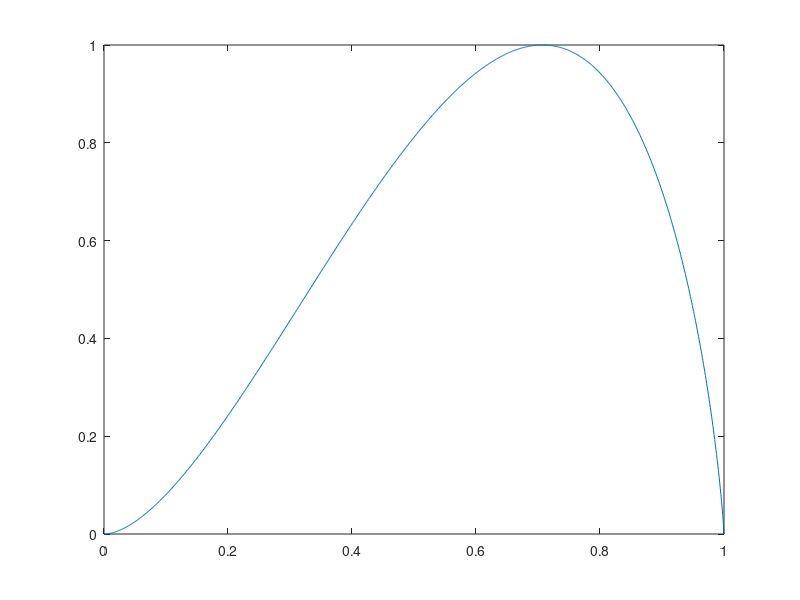

This chart was generated by the following MATLAB code:
clc; clear;
n=1000;
x=linspace(0,1,n);
Z = [1 0; 0 -1];
[evec, eval] = eig(Z);
v0 = evec(:,1)
v1 = evec(:,2)

% state (alpha|10>+ sqrt(1-alpha^2)|01>)
ket1=kron(v0,v1);
ket2=kron(v1,v0);

for i=1:n
  psi=x(i)*ket1+sqrt(1-x(i)^2)*ket2;
  dmatrix=psi*psi';
  reduced_dmatrix=[trace(dmatrix(1:2, 1:2)), trace(dmatrix(1:2,3:4));...
  trace(dmatrix(3:4, 1:2)), trace(dmatrix(3:4,3:4))] ;

  evals=eig(reduced_dmatrix);
  % disp(diag(evals));
  positive_evals=evals(evals>10^(-5));
  S(i)=-sum(positive_evals.*log2(positive_evals));
  % this form is same like von ,na samjhe to boolna
  % ps: samjha
end
plot(x,S)
